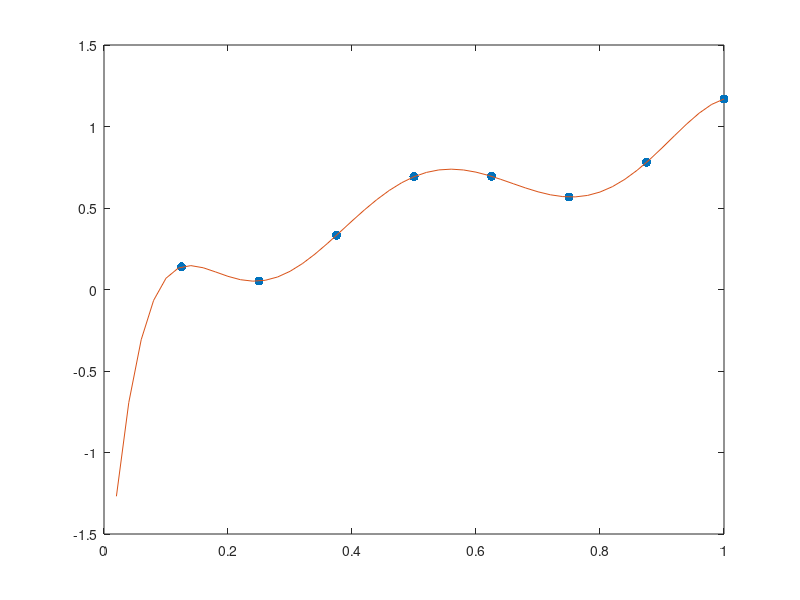

Write MATLAB code to recreate this figure.
npts = 8;

x = [1:npts]' / npts;
y = x + 0.2 * cos(12 .* x);


plot(x, y, '.', 'markersize', 20)

S = zeros(npts, npts);
for i = 1:npts
  for j = 1:npts
    S(i,j) = x(i)^(j - 1);
  end
end

S
Sinv = inv(S)
c = Sinv * y

np2 = 50;
x2 = [1:np2]' / np2;
y2 = x2;
fj = c;
for j = 1:np2
  for i = 1:npts
    fj(i) = x2(j)^(i - 1);
  end
  y2(j) = c' * fj;
end

hold on
plot(x2, y2)
